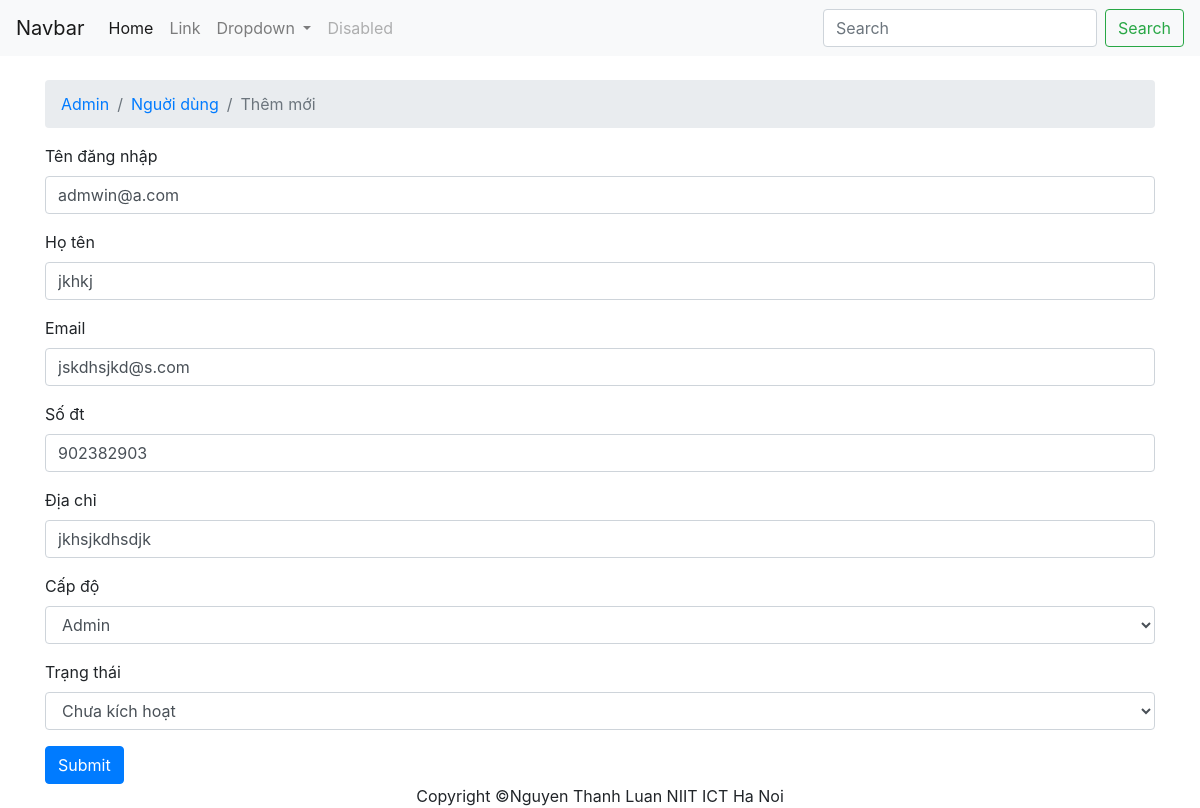
The app's page /admin/user/edit.php?id=3 with its own data.
### tables this page shows
CREATE TABLE `users` (
  `id` bigint(20) NOT NULL,
  `username` varchar(200) NOT NULL,
  `fullname` varchar(200) NOT NULL,
  `email` varchar(200) NOT NULL,
  `phone` varchar(10) NOT NULL,
  `address` varchar(250) NOT NULL,
  `level` tinyint(4) NOT NULL DEFAULT '3' COMMENT '0-admin;1-staff;2-bussiness;3 personal',
  `status` tinyint(4) NOT NULL DEFAULT '1' COMMENT '0 - deactive, 1- active',
  `pwd` varchar(200) NOT NULL
);

### dals/db.php (called while the page is built, shortened)
<?php
class DB
{
  public function getDB()
  {
    $this->db = new PDO('mysql:host=localhost;dbname=chotot', 'root', 'koodinh');
    $this->db->setAttribute(PDO::ATTR_ERRMODE, PDO::ERRMODE_EXCEPTION);
    $this->db->exec("set names utf8");
    return $this->db;
  }
}
?>

### dals/user.php (called while the page is built, shortened)
<?php
  require_once('db.php');
  class User extends DB implements IModel
  {
      public $tableName = 'users';
      public function getOne($id){
        $query = $this->db->query('SELECT * FROM '
        .$this->tableName.' WHERE id='.$id);
        return $query->fetchAll();
      }
  }
?>

### admin/user/edit.php (the view, shortened to what this page needs)
<?php
   require_once('./../../dals/user.php');
   if(isset($_GET['id'])){
    $id = $_GET['id'];
    $user = new User();
    $user = $user->getOne($id);
    $user = $user[0];
   }
?>
<!DOCTYPE html>
<html lang="en">
<?php require_once('./../commons/header.php') ?>
<body>
    <?php require_once('./../commons/nav.php') ?>
    <div class="container">
        <br>
        <nav aria-label="breadcrumb">
            <ol class="breadcrumb">
                <li class="breadcrumb-item"><a href="#">Admin</a></li>
                <li class="breadcrumb-item"><a href="index.php">Nguời dùng</a></li>
                <li class="breadcrumb-item active" aria-current="page">Thêm mới</li>
            </ol>
        </nav>
        <form method="post">
            <div class="form-group">
                <label for="exampleInputEmail1">Tên đăng nhập</label>
                <input type="text" name="username" class="form-control" placeholder="Tên đăng nhập"
                    value="<?php echo $user['username']; ?>">
            </div>
            <div class="form-group">
                <label for="exampleInputEmail1">Họ tên</label>
                <input type="text" name="fullname" class="form-control" placeholder="Tên đăng nhập"
                    value="<?php echo $user['fullname']; ?>">
            </div>
            <div class="form-group">
                <label for="exampleInputEmail1">Email</label>
                <input type="email" name="email" class="form-control" placeholder="Email"
                    value="<?php echo $user['email']; ?>">
            </div>
            <div class="form-group">
                <label for="exampleInputEmail1">Số đt</label>
                <input type="number" name="phone" class="form-control" placeholder="Tên đăng nhập"
                    value="<?php echo $user['phone']?>">
            </div>
            <div class="form-group">
                <label for="exampleInputEmail1">Địa chỉ</label>
                <input type="text" name="address" class="form-control" placeholder="Tên đăng nhập"
                    value="<?php echo $user['address'];?>"> </div>
            <div class=" form-group">
                <label for="exampleInputEmail1">Cấp độ</label>
                <select class="form-control" name="level">
                    <option value="0" <?php if($user['level']==0){echo 'selected';} ?>>Admin</option>
                </select>
            </div>
            <div class="form-group">
                <label for="exampleInputEmail1">Trạng thái</label>
                <select class="form-control" name="status">
                    <option value="0" <?php if($user['status']==0){echo 'selected';} ?>>Chưa kích hoạt</option>
                </select>
            </div>
            <button type="submit" class="btn btn-primary">Submit</button>
        </form>
    </div>
    <?php require_once('./../commons/footer.php')?>
</body>
</html>

### records on screen
users: username "admwin@a.com", fullname "jkhkj", email "jskdhsjkd@s.com", phone "902382903", address "jkhsjkdhsdjk", level "Admin", status "Chưa kích hoạt"
